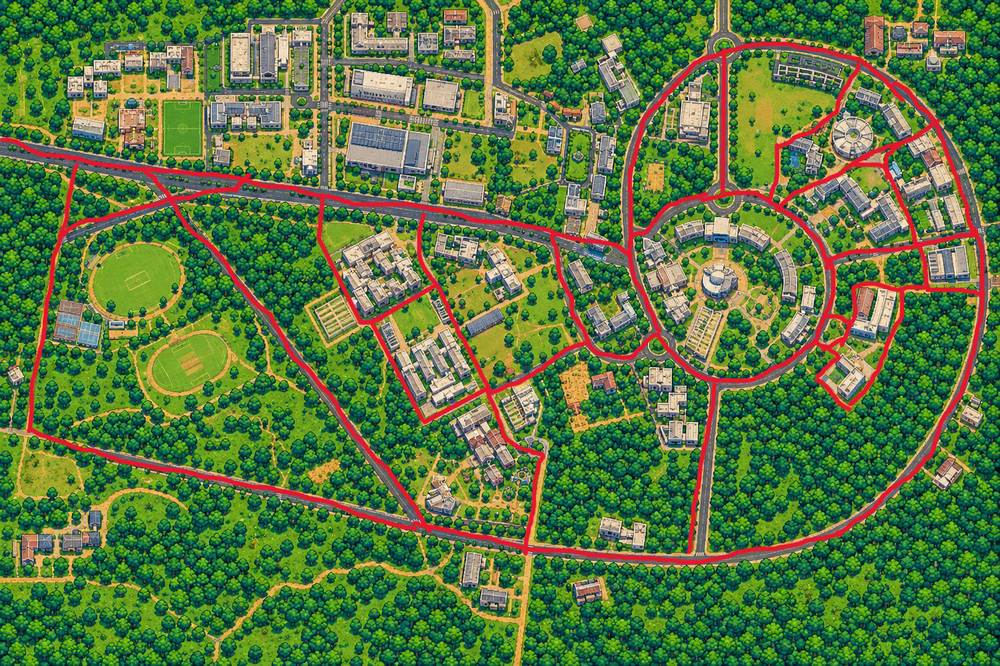
#> input picture assets/map2.png, 1000 x 666 px, shrunk from 1536 x 1023 before the run
$ python extract_paths.py
#> lines starting #> are read from the running program, lines starting #| are printed output that depends on the picture; after the words box and inside, x2 and y2 are one past the last pixel; in counts of white or black regions, pixels touching at a corner belong together
#!/usr/bin/env python3
"""
Extract the red-painted road network from assets/map2.png into a clean graph of
polylines (the PATHS format used by script.js).

Pipeline: red mask -> skeletonize -> build graph from chain components
          -> prune short spurs -> merge nearby nodes -> simplify (RDP)
          -> write paths.json + paths_export.js + overlay_check.png
"""
import json, os, math
import numpy as np
from PIL import Image
from skimage.morphology import skeletonize, remove_small_objects
from scipy import ndimage

HERE = os.path.dirname(os.path.abspath(__file__))
MAP = os.path.join(HERE, "assets", "map2.png")

# ---- tunables ----
SPUR_LEN = 22      # dead-end branches shorter than this (px) are deleted
MERGE_D = 16       # nodes closer than this (px) are merged
RDP_EPS = 2.5      # polyline simplification tolerance (px)
BRIDGE = 70        # auto-connect disconnected pieces whose nearest nodes are this close
CLOSE = 9          # morphological closing size to bridge small gaps in the strokes

RGB = np.asarray(Image.open(MAP).convert("RGB")).astype(np.int16)
H, W = RGB.shape[:2]
R, G, B = RGB[..., 0], RGB[..., 1], RGB[..., 2]
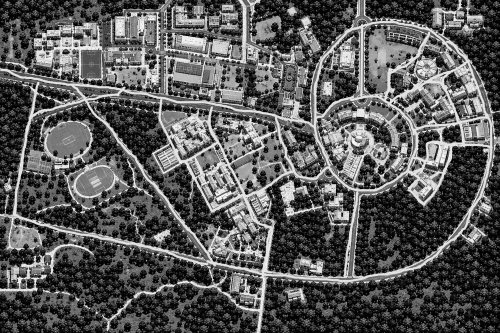
#> R: shape (666, 1000) int16 (shown at 1/2 size); min 0, max 255, mean 89.2
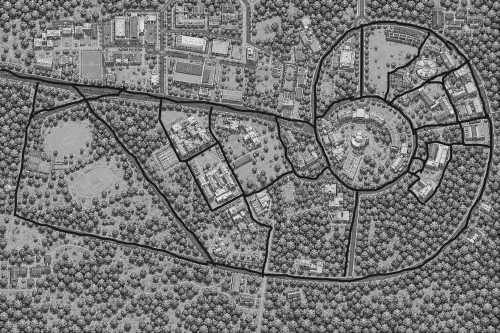
#> G: shape (666, 1000) int16 (shown at 1/2 size); min 0, max 255, mean 118.9
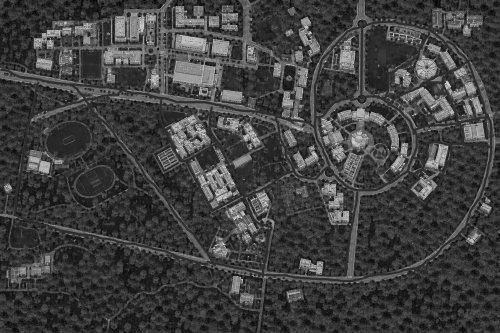
#> B: shape (666, 1000) int16 (shown at 1/2 size); min 0, max 255, mean 64.5

red = (R > 110) & (R - G > 45) & (R - B > 45)
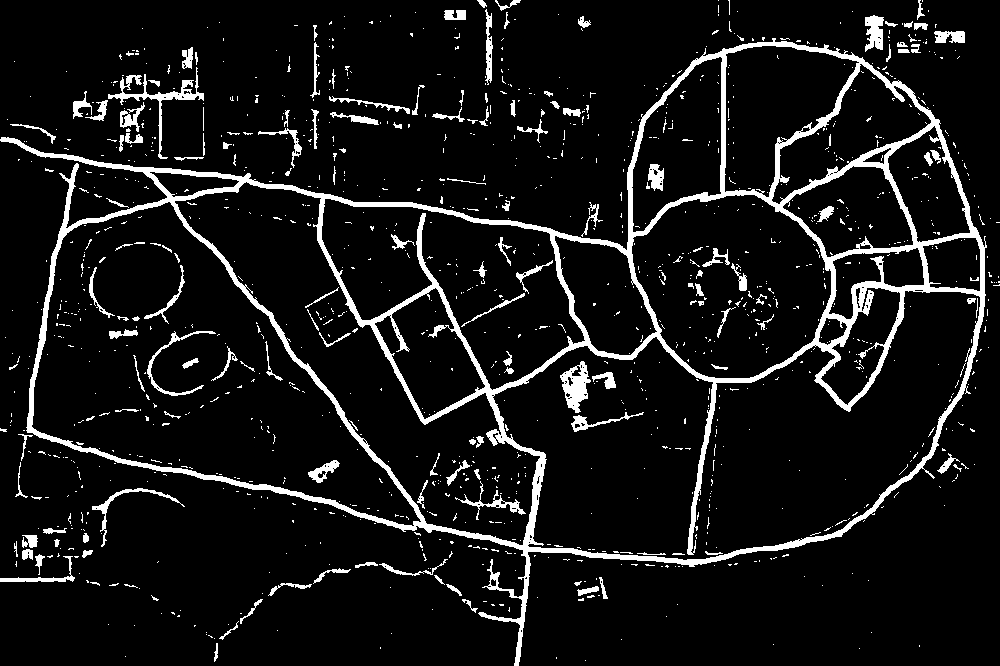
#> red: shape (666, 1000) bool; 8.4% white; 1274 white regions (1120 under 20 px), largest, box (x1, y1, x2, y2) and area: (0, 38, 987, 666) 35982, (108, 67, 204, 159) 1069, (560, 361, 591, 413) 830
red = remove_small_objects(red, min_size=40)
#> red: shape (666, 1000) bool; 7.4% white; 92 white regions, largest, box (x1, y1, x2, y2) and area: (0, 38, 987, 666) 35640, (108, 67, 204, 159) 1069, (560, 361, 591, 413) 830
red = ndimage.binary_closing(red, structure=np.ones((CLOSE, CLOSE)))
#> red: shape (666, 1000) bool; 8.4% white; 58 white regions, largest, box (x1, y1, x2, y2) and area: (4, 38, 987, 662) 40579, (108, 47, 204, 161) 2564, (560, 361, 644, 432) 1595
red = ndimage.binary_fill_holes(red)
#> red: shape (666, 1000) bool; 52.2% white; 1 black region, box (x1, y1, x2, y2) and area: (0, 0, 1000, 666) 318027
skel = skeletonize(red)
#> skel: shape (666, 1000) bool; 0.65% white in thin lines or dots
print("red px:", int(red.sum()), " skeleton px:", int(skel.sum()))
#| red px: 347973  skeleton px: 4332

S8 = np.ones((3, 3), int)
NB = [(-1, -1), (-1, 0), (-1, 1), (0, -1), (0, 1), (1, -1), (1, 0), (1, 1)]

def nbrs(p):
    y, x = p
    for dy, dx in NB:
        yy, xx = y + dy, x + dx
        if 0 <= yy < H and 0 <= xx < W and skel[yy, xx]:
            yield (yy, xx)

deg = ndimage.convolve(skel.astype(np.uint8), np.array(
    [[1, 1, 1], [1, 0, 1], [1, 1, 1]]), mode="constant") * skel
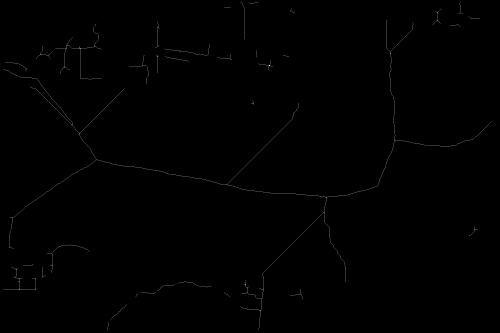
#> deg: shape (666, 1000) (shown at 1/2 size); min 0, max 5, mean 0.0131; drawn with min black and max white
node_mask = skel & (deg != 2)
#> node_mask: shape (666, 1000) bool; 0.04% white in thin lines or dots

# cluster node pixels into graph nodes
nlbl, nN = ndimage.label(node_mask, structure=S8)
#> nlbl: shape (666, 1000) int32; 168 distinct labels, from 0 to 167
#> nN = 167
cent = ndimage.center_of_mass(node_mask, nlbl, range(1, nN + 1))
#> cent = 167 pairs, first value 4 to 660, second value 5 to 983
nodes = [[float(c), float(r)] for (r, c) in cent]          # [x,y]
#> nodes = 167 pairs, first value 5 to 983, second value 4 to 660
node_id = {}
for (r, c) in zip(*np.where(node_mask)):
    node_id[(r, c)] = nlbl[r, c] - 1
#> this loop made 287 passes
#> (r, c) on passes 1 to 3: (4, 480), (4, 498), (4, 516)
#> after the loop, node_id = 287 items

def adj_node(pix):
    for q in nbrs(pix):
        if q in node_id:
            return node_id[q]
    return None

# ---- trace each chain component (deg==2 runs) into one edge ----
chain = skel & ~node_mask
#> chain: shape (666, 1000) bool; 0.61% white in thin lines or dots
clbl, cN = ndimage.label(chain, structure=S8)
#> clbl: shape (666, 1000) int32; 132 distinct labels, from 0 to 131
#> cN = 131
edges = []     # (a, b, [ [x,y], ... ])

def order_chain(pix_set):
    cset = set(pix_set)
    def cn(p): return [q for q in nbrs(p) if q in cset]
    ends = [p for p in pix_set if len(cn(p)) == 1]
    if not ends:                         # loop
        start = pix_set[0]
    else:
        start = ends[0]
    order, prev, cur = [start], None, start
    while True:
        nxt = [q for q in cn(cur) if q != prev]
        if not nxt:
            break
        prev, cur = cur, nxt[0]
        order.append(cur)
        if cur == start:
            break
    return order

for c in range(1, cN + 1):
    pix = list(zip(*np.where(clbl == c)))
    order = order_chain(pix)
    a = adj_node(order[0])
    b = adj_node(order[-1])
    pts = [[x, y] for (y, x) in order]
    if a is None and b is None:
        # isolated loop with no junction: synthesize a node at its start
        nodes.append([float(order[0][1]), float(order[0][0])])
        a = b = len(nodes) - 1
    if a is None:
        nodes.append([float(order[0][1]), float(order[0][0])]); a = len(nodes) - 1
    if b is None:
        nodes.append([float(order[-1][1]), float(order[-1][0])]); b = len(nodes) - 1
    poly = [nodes[a]] + pts + [nodes[b]]
    edges.append([a, b, poly])
#> this loop made 131 passes
#> ends in order_chain on passes 1, 2, 3, 4, 5, 6, 8, 11: [(4, 481), (77, 488)], [(4, 515), (5, 498)], [(5, 920), (24, 920)], [(14, 460), (15, 449)], [(17, 582), (24, 589)], [(18, 881), (23, 876)], [(26, 874), (39, 874)], [(33, 937), (37, 958)]
#> after the loop, edges = 131 items

# direct node-node adjacencies (junctions touching with no chain between)
seen_pair = set()
for (r, c), nid in node_id.items():
    for q in nbrs((r, c)):
        if q in node_id and node_id[q] != nid:
            a, b = sorted((nid, node_id[q]))
            if (a, b) not in seen_pair:
                seen_pair.add((a, b))
                edges.append([a, b, [nodes[a], nodes[b]]])
#> this loop made 287 passes
#> (r, c, nid) on passes 1 to 3: (4, 480, 0), (4, 498, 1), (4, 516, 2)
#> after the loop, seen_pair = 0 items

print("raw nodes:", len(nodes), " raw edges:", len(edges))
#| raw nodes: 167  raw edges: 131

def plen(poly):
    return sum(math.hypot(poly[i + 1][0] - poly[i][0], poly[i + 1][1] - poly[i][1])
               for i in range(len(poly) - 1))

# ---- prune short dead-end spurs iteratively ----
def degree_map(edges, ncount):
    d = [0] * ncount
    for a, b, _ in edges:
        d[a] += 1; d[b] += 1
    return d

changed = True
while changed:
    changed = False
    d = degree_map(edges, len(nodes))
    keep = []
    for e in edges:
        a, b, poly = e
        if a != b and (d[a] == 1 or d[b] == 1) and plen(poly) < SPUR_LEN:
            changed = True       # drop this spur
            continue
        keep.append(e)
    edges = keep

# ---- merge nearby nodes (union-find) ----
parent = list(range(len(nodes)))
#> parent = 167 values from 0 to 166
def find(i):
    while parent[i] != i:
        parent[i] = parent[parent[i]]; i = parent[i]
    return i
def union(i, j):
    ri, rj = find(i), find(j)
    if ri != rj:
        parent[max(ri, rj)] = min(ri, rj)

# only merge nodes actually used by edges
used = set()
for a, b, _ in edges:
    used.update((a, b))
#> this loop made 62 passes
#> (a, b) on passes 1 to 8: (0, 29), (14, 15), (16, 46), (19, 46), (20, 33), (26, 34), (30, 44), (31, 38)
#> after the loop, used = 82 items
used = sorted(used)
#> used = 82 values from 0 to 165
for i in range(len(used)):
    for j in range(i + 1, len(used)):
        pi, pj = nodes[used[i]], nodes[used[j]]
        if (pi[0] - pj[0]) ** 2 + (pi[1] - pj[1]) ** 2 < MERGE_D ** 2:
            union(used[i], used[j])
#> this loop made 82 passes

# new node coords = centroid of merged group
groups = {}
for i in used:
    groups.setdefault(find(i), []).append(i)
#> this loop made 82 passes
#> i on passes 2 to 9: 14, 15, 16, 19, 20, 26, 29, 30
#> after the loop, groups = 69 items
newid, new_nodes = {}, []
for root, members in groups.items():
    xs = np.mean([nodes[m][0] for m in members])
    ys = np.mean([nodes[m][1] for m in members])
    newid[root] = len(new_nodes)
    new_nodes.append([int(round(xs)), int(round(ys))])
#> this loop made 69 passes
#> (root, members) on passes 1 to 8: (0, [0]), (14, [14]), (15, [15]), (16, [16]), (19, [19]), (20, [20]), (26, [26]), (29, [29])

def rdp(pts, eps):
    if len(pts) < 3:
        return pts
    a = np.array(pts, float)
    s, e = a[0], a[-1]
    d = e - s
    L = math.hypot(*d) or 1.0
    dist = np.abs(d[0] * (s[1] - a[:, 1]) - (s[0] - a[:, 0]) * d[1]) / L
    i = int(np.argmax(dist))
    if dist[i] > eps:
        return rdp(pts[:i + 1], eps)[:-1] + rdp(pts[i:], eps)
    return [pts[0], pts[-1]]

# rebuild edges with merged endpoints, dedup
paths, pair_seen = [], set()
for a, b, poly in edges:
    na, nb = newid[find(a)], newid[find(b)]
    if na == nb and plen(poly) < SPUR_LEN:
        continue
    # snap endpoints to merged node coords
    poly = [new_nodes[na]] + poly[1:-1] + [new_nodes[nb]]
    simp = [[int(x), int(y)] for x, y in rdp(poly, RDP_EPS)]
    # dedup consecutive duplicates
    clean = [simp[0]]
    for p in simp[1:]:
        if p != clean[-1]:
            clean.append(p)
    if len(clean) < 2:
        continue
    midx = (clean[0][0] + clean[-1][0]) // 2
    midy = (clean[0][1] + clean[-1][1]) // 2
    key = (min(na, nb), max(na, nb), midx // 25, midy // 25)
    if key in pair_seen:
        continue
    pair_seen.add(key)
    paths.append(clean)

# ---- stitch disconnected pieces, then keep the connected network ----
def build_graph(paths):
    idx, verts, adj = {}, [], []
    def nid(p):
        k = (p[0], p[1])
        if k not in idx:
            idx[k] = len(verts); verts.append(list(k)); adj.append(set())
        return idx[k]
    for path in paths:
        for i in range(len(path) - 1):
            a, b = nid(path[i]), nid(path[i + 1])
            if a != b:
                adj[a].add(b); adj[b].add(a)
    return verts, adj

def components(verts, adj):
    seen, comps = [False] * len(verts), []
    for i in range(len(verts)):
        if seen[i]:
            continue
        st, grp = [i], []
        seen[i] = True
        while st:
            n = st.pop(); grp.append(n)
            for m in adj[n]:
                if not seen[m]:
                    seen[m] = True; st.append(m)
        comps.append(grp)
    return comps

# iteratively bridge the closest cross-component node pair
while True:
    verts, adj = build_graph(paths)
    comps = components(verts, adj)
    if len(comps) <= 1:
        break
    comps.sort(key=len, reverse=True)
    main = set(comps[0])
    # nearest node in `main` to any node outside it
    best = None
    others = [i for i in range(len(verts)) if i not in main]
    marr = np.array([verts[i] for i in sorted(main)])
    msort = sorted(main)
    for o in others:
        p = verts[o]
        dd = (marr[:, 0] - p[0]) ** 2 + (marr[:, 1] - p[1]) ** 2
        j = int(np.argmin(dd))
        if best is None or dd[j] < best[0]:
            best = (dd[j], msort[j], o)
    if best is None or best[0] > BRIDGE ** 2:
        break                         # remaining pieces too far -> drop them
    paths.append([verts[best[1]], verts[best[2]]])   # straight bridge

# drop anything still not attached to the main component
verts, adj = build_graph(paths)
comps = components(verts, adj)
comps.sort(key=len, reverse=True)
main = set(comps[0])
dropped = sum(1 for c in comps[1:] for _ in c)
kept = []
for path in paths:
    vids = [(p[0], p[1]) for p in path]
    # a path is in main if all its vertices are main nodes
    ok = all(((v in dict(((tuple(verts[i]), i) for i in main)))) for v in vids) \
        if False else True
    kept.append(path)
#> this loop made 63 passes
#> path on passes 1, 2, 3, 4, 6, 7, 8, 9: [[480, 4], [488, 15], [488, 78]], [[936, 32], [940, 36], [959, 37]], [[774, 38], [772, 95], [780, 104]], [[824, 44], [825, 58], [780, 104]], [[316, 54], [314, 90], [321, 93]], [[418, 88], [414, 110], [359, 102]], [[132, 93], [137, 90], [143, 96], [159, 96]], [[189, 92], [159, 96]]
# simpler: keep path only if its first vertex is in the main component
mainset = {tuple(verts[i]) for i in main}
paths = [p for p in paths if tuple(p[0]) in mainset and tuple(p[-1]) in mainset]
print("after stitching: kept", len(paths), "paths, dropped", dropped, "stray nodes")
#| after stitching: kept 58 paths, dropped 14 stray nodes

# ---- HALL: node nearest the circular lecture hall (upper-right) ----
qr = red[: H // 2, W // 2:]
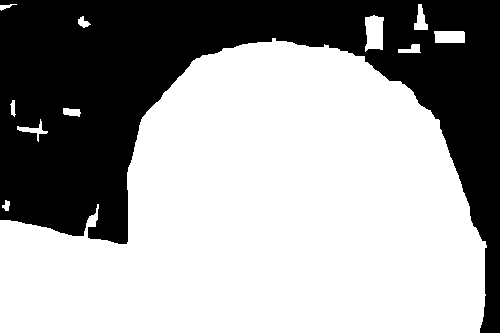
#> qr: shape (333, 500) bool; 62.4% white; 1 black region, box (x1, y1, x2, y2) and area: (0, 0, 500, 333) 62629
ry, rx = np.where(qr)
hall_guess = (int(rx.mean()) + W // 2, int(ry.mean()))
all_nodes = {tuple(p[0]) for p in paths} | {tuple(p[-1]) for p in paths}
hall = min(all_nodes, key=lambda p: (p[0] - hall_guess[0]) ** 2 + (p[1] - hall_guess[1]) ** 2)
print("hall guess:", hall_guess, "-> node:", hall)
#| hall guess: (767, 210) -> node: (789, 280)

# ---- outputs ----
data = {"map": "assets/map2.png", "w": W, "h": H,
        "hall": [int(hall[0]), int(hall[1])], "paths": paths}
json.dump(data, open(os.path.join(HERE, "paths.json"), "w"), indent=1)
lines = ["const PATHS = ["]
for p in paths:
    lines.append(" [" + ",".join("[%d,%d]" % (x, y) for x, y in p) + "],")
#> this loop made 58 passes
lines += ["];", "const HALL = [%d, %d];" % (hall[0], hall[1])]
open(os.path.join(HERE, "paths_export.js"), "w").write("\n".join(lines) + "\n")

# ---- overlay ----
ov = np.asarray(Image.open(MAP).convert("RGB")).copy()
def dot(x, y, c, s=1):
    ov[max(0, y - s):y + s + 1, max(0, x - s):x + s + 1] = c
for p in paths:
    for i in range(len(p) - 1):
        x0, y0 = p[i]; x1, y1 = p[i + 1]
        n = int(max(abs(x1 - x0), abs(y1 - y0))) + 1
        for t in np.linspace(0, 1, n):
            dot(int(x0 + (x1 - x0) * t), int(y0 + (y1 - y0) * t), (0, 255, 255))
    for x, y in p:
        dot(x, y, (255, 255, 0), 2)
dot(hall[0], hall[1], (255, 0, 255), 7)
Image.fromarray(ov).save(os.path.join(HERE, "overlay_check.png"))
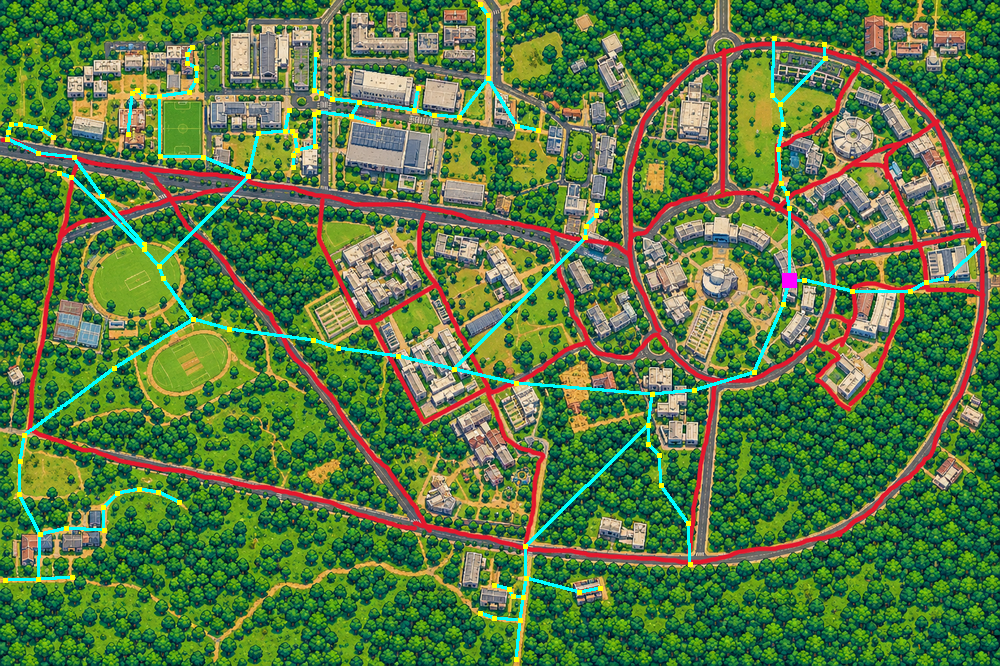
#> saved as overlay_check.png: PIL image 1000x666 RGB; mean R, G, B 87.3, 121.7, 67.6
print("FINAL paths:", len(paths), " nodes:", len(all_nodes))
#| FINAL paths: 58  nodes: 62
